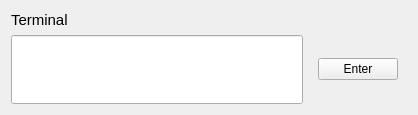
<?xml version="1.0" encoding="UTF-8"?>
<ui version="4.0">
 <class>TerminalWidget</class>
 <widget class="QWidget" name="TerminalWidget">
  <property name="geometry">
   <rect>
    <x>0</x>
    <y>0</y>
    <width>418</width>
    <height>115</height>
   </rect>
  </property>
  <property name="windowTitle">
   <string>Form</string>
  </property>
  <layout class="QVBoxLayout" name="verticalLayout">
   <item>
    <widget class="QLabel" name="lblTerminalTitle">
     <property name="font">
      <font>
       <pointsize>11</pointsize>
      </font>
     </property>
     <property name="text">
      <string>Terminal</string>
     </property>
    </widget>
   </item>
   <item>
    <layout class="QHBoxLayout" name="horizontalLayout">
     <item>
      <widget class="QLineEdit" name="leTerminalText">
       <property name="sizePolicy">
        <sizepolicy hsizetype="Expanding" vsizetype="Expanding">
         <horstretch>0</horstretch>
         <verstretch>0</verstretch>
        </sizepolicy>
       </property>
      </widget>
     </item>
     <item>
      <widget class="QWidget" name="widget" native="true">
       <layout class="QVBoxLayout" name="verticalLayout_2">
        <item>
         <widget class="QPushButton" name="btnEnterCommand">
          <property name="text">
           <string>Enter</string>
          </property>
         </widget>
        </item>
       </layout>
      </widget>
     </item>
    </layout>
   </item>
  </layout>
 </widget>
 <resources/>
 <connections/>
</ui>
